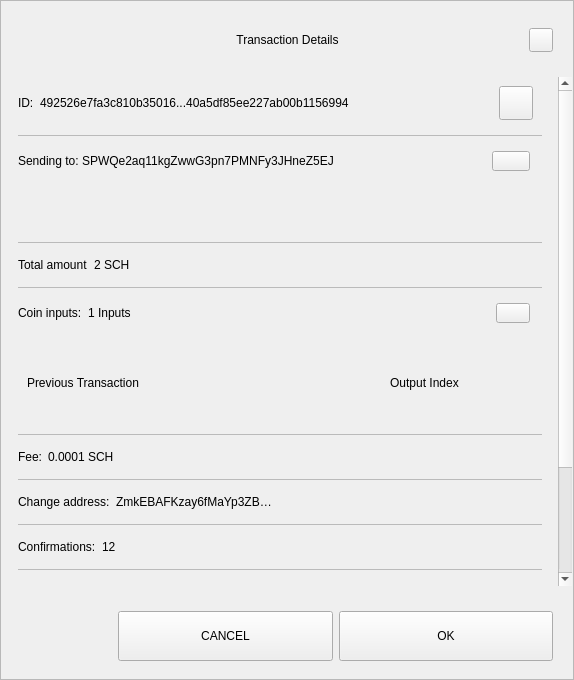
<?xml version="1.0" encoding="UTF-8"?>
<ui version="4.0">
 <class>TxDetailDialog</class>
 <widget class="QWidget" name="TxDetailDialog">
  <property name="geometry">
   <rect>
    <x>0</x>
    <y>0</y>
    <width>574</width>
    <height>680</height>
   </rect>
  </property>
  <property name="sizePolicy">
   <sizepolicy hsizetype="Preferred" vsizetype="Expanding">
    <horstretch>0</horstretch>
    <verstretch>0</verstretch>
   </sizepolicy>
  </property>
  <property name="minimumSize">
   <size>
    <width>574</width>
    <height>500</height>
   </size>
  </property>
  <property name="windowTitle">
   <string>Form</string>
  </property>
  <property name="styleSheet">
   <string notr="true"/>
  </property>
  <layout class="QVBoxLayout" name="verticalLayout_3">
   <property name="spacing">
    <number>0</number>
   </property>
   <property name="leftMargin">
    <number>0</number>
   </property>
   <property name="topMargin">
    <number>0</number>
   </property>
   <property name="rightMargin">
    <number>0</number>
   </property>
   <property name="bottomMargin">
    <number>0</number>
   </property>
   <item>
    <widget class="QFrame" name="frame">
     <property name="sizePolicy">
      <sizepolicy hsizetype="Preferred" vsizetype="Expanding">
       <horstretch>0</horstretch>
       <verstretch>0</verstretch>
      </sizepolicy>
     </property>
     <property name="styleSheet">
      <string notr="true"/>
     </property>
     <property name="frameShape">
      <enum>QFrame::StyledPanel</enum>
     </property>
     <property name="frameShadow">
      <enum>QFrame::Raised</enum>
     </property>
     <layout class="QVBoxLayout" name="verticalLayout">
      <property name="leftMargin">
       <number>0</number>
      </property>
      <property name="rightMargin">
       <number>0</number>
      </property>
      <item>
       <layout class="QHBoxLayout" name="horizontalLayout_3">
        <property name="spacing">
         <number>0</number>
        </property>
        <property name="leftMargin">
         <number>20</number>
        </property>
        <property name="topMargin">
         <number>10</number>
        </property>
        <property name="rightMargin">
         <number>20</number>
        </property>
        <item>
         <spacer name="horizontalSpacer_1">
          <property name="orientation">
           <enum>Qt::Horizontal</enum>
          </property>
          <property name="sizeHint" stdset="0">
           <size>
            <width>40</width>
            <height>20</height>
           </size>
          </property>
         </spacer>
        </item>
        <item>
         <widget class="QLabel" name="labelTitle">
          <property name="minimumSize">
           <size>
            <width>0</width>
            <height>40</height>
           </size>
          </property>
          <property name="maximumSize">
           <size>
            <width>16777215</width>
            <height>40</height>
           </size>
          </property>
          <property name="styleSheet">
           <string notr="true">padding-left:24px;</string>
          </property>
          <property name="text">
           <string>Transaction Details</string>
          </property>
          <property name="alignment">
           <set>Qt::AlignCenter</set>
          </property>
          <property name="margin">
           <number>7</number>
          </property>
         </widget>
        </item>
        <item>
         <spacer name="horizontalSpacer_2">
          <property name="orientation">
           <enum>Qt::Horizontal</enum>
          </property>
          <property name="sizeHint" stdset="0">
           <size>
            <width>40</width>
            <height>20</height>
           </size>
          </property>
         </spacer>
        </item>
        <item>
         <widget class="QPushButton" name="btnEsc">
          <property name="minimumSize">
           <size>
            <width>24</width>
            <height>24</height>
           </size>
          </property>
          <property name="maximumSize">
           <size>
            <width>24</width>
            <height>24</height>
           </size>
          </property>
          <property name="focusPolicy">
           <enum>Qt::NoFocus</enum>
          </property>
          <property name="text">
           <string/>
          </property>
         </widget>
        </item>
       </layout>
      </item>
      <item>
       <spacer name="verticalSpacer">
        <property name="orientation">
         <enum>Qt::Vertical</enum>
        </property>
        <property name="sizeType">
         <enum>QSizePolicy::Fixed</enum>
        </property>
        <property name="sizeHint" stdset="0">
         <size>
          <width>20</width>
          <height>10</height>
         </size>
        </property>
       </spacer>
      </item>
      <item>
       <widget class="QWidget" name="layoutScroll" native="true">
        <property name="minimumSize">
         <size>
          <width>0</width>
          <height>0</height>
         </size>
        </property>
        <layout class="QVBoxLayout" name="verticalLayout_4">
         <property name="leftMargin">
          <number>0</number>
         </property>
         <property name="topMargin">
          <number>0</number>
         </property>
         <property name="rightMargin">
          <number>0</number>
         </property>
         <item>
          <widget class="QScrollArea" name="scrollArea">
           <property name="styleSheet">
            <string notr="true">#scrollArea {
background:transparent;
}</string>
           </property>
           <property name="horizontalScrollBarPolicy">
            <enum>Qt::ScrollBarAlwaysOff</enum>
           </property>
           <property name="sizeAdjustPolicy">
            <enum>QAbstractScrollArea::AdjustIgnored</enum>
           </property>
           <property name="widgetResizable">
            <bool>true</bool>
           </property>
           <property name="alignment">
            <set>Qt::AlignLeading|Qt::AlignLeft|Qt::AlignTop</set>
           </property>
           <widget class="QWidget" name="scrollAreaWidgetContents">
            <property name="geometry">
             <rect>
              <x>0</x>
              <y>0</y>
              <width>556</width>
              <height>672</height>
             </rect>
            </property>
            <property name="autoFillBackground">
             <bool>false</bool>
            </property>
            <property name="styleSheet">
             <string notr="true">#scrollAreaWidgetContents {
background:transparent;
}</string>
            </property>
            <layout class="QVBoxLayout" name="verticalLayout_7">
             <property name="spacing">
              <number>0</number>
             </property>
             <property name="sizeConstraint">
              <enum>QLayout::SetDefaultConstraint</enum>
             </property>
             <property name="leftMargin">
              <number>0</number>
             </property>
             <property name="topMargin">
              <number>0</number>
             </property>
             <property name="rightMargin">
              <number>0</number>
             </property>
             <property name="bottomMargin">
              <number>0</number>
             </property>
             <item>
              <widget class="QWidget" name="content" native="true">
               <layout class="QVBoxLayout" name="verticalLayout_2">
                <property name="leftMargin">
                 <number>16</number>
                </property>
                <property name="topMargin">
                 <number>0</number>
                </property>
                <property name="rightMargin">
                 <number>16</number>
                </property>
                <item>
                 <widget class="QWidget" name="contentID" native="true">
                  <layout class="QHBoxLayout" name="horizontalLayout_12" stretch="0,1,0">
                   <property name="leftMargin">
                    <number>0</number>
                   </property>
                   <item>
                    <widget class="QLabel" name="labelId">
                     <property name="maximumSize">
                      <size>
                       <width>16777215</width>
                       <height>16777215</height>
                      </size>
                     </property>
                     <property name="text">
                      <string>ID:</string>
                     </property>
                    </widget>
                   </item>
                   <item>
                    <widget class="QLabel" name="textId">
                     <property name="text">
                      <string>492526e7fa3c810b35016...40a5df85ee227ab00b1156994</string>
                     </property>
                    </widget>
                   </item>
                   <item>
                    <widget class="QPushButton" name="pushCopy">
                     <property name="minimumSize">
                      <size>
                       <width>34</width>
                       <height>34</height>
                      </size>
                     </property>
                     <property name="maximumSize">
                      <size>
                       <width>34</width>
                       <height>34</height>
                      </size>
                     </property>
                     <property name="focusPolicy">
                      <enum>Qt::NoFocus</enum>
                     </property>
                     <property name="text">
                      <string/>
                     </property>
                     <property name="iconSize">
                      <size>
                       <width>24</width>
                       <height>24</height>
                      </size>
                     </property>
                    </widget>
                   </item>
                  </layout>
                 </widget>
                </item>
                <item>
                 <widget class="QLabel" name="labelDivider9">
                  <property name="maximumSize">
                   <size>
                    <width>16777215</width>
                    <height>1</height>
                   </size>
                  </property>
                  <property name="styleSheet">
                   <string notr="true">background-color:#bababa;</string>
                  </property>
                  <property name="text">
                   <string/>
                  </property>
                 </widget>
                </item>
                <item>
                 <widget class="QWidget" name="contentOutputs" native="true">
                  <layout class="QHBoxLayout" name="horizontalLayout_11" stretch="0,3,0">
                   <property name="spacing">
                    <number>0</number>
                   </property>
                   <property name="leftMargin">
                    <number>0</number>
                   </property>
                   <property name="rightMargin">
                    <number>12</number>
                   </property>
                   <item>
                    <widget class="QLabel" name="labelSend">
                     <property name="maximumSize">
                      <size>
                       <width>16777215</width>
                       <height>16777215</height>
                      </size>
                     </property>
                     <property name="text">
                      <string>Sending to: </string>
                     </property>
                    </widget>
                   </item>
                   <item>
                    <widget class="QLabel" name="textSend">
                     <property name="text">
                      <string>SPWQe2aq11kgZwwG3pn7PMNFy3JHneZ5EJ </string>
                     </property>
                    </widget>
                   </item>
                   <item>
                    <widget class="QPushButton" name="pushOutputs">
                     <property name="minimumSize">
                      <size>
                       <width>34</width>
                       <height>20</height>
                      </size>
                     </property>
                     <property name="maximumSize">
                      <size>
                       <width>38</width>
                       <height>20</height>
                      </size>
                     </property>
                     <property name="focusPolicy">
                      <enum>Qt::NoFocus</enum>
                     </property>
                     <property name="styleSheet">
                      <string notr="true"/>
                     </property>
                     <property name="text">
                      <string/>
                     </property>
                    </widget>
                   </item>
                  </layout>
                 </widget>
                </item>
                <item>
                 <widget class="QScrollArea" name="outputsScrollArea">
                  <property name="minimumSize">
                   <size>
                    <width>0</width>
                    <height>50</height>
                   </size>
                  </property>
                  <property name="styleSheet">
                   <string notr="true">#outputsScrollArea {
background:transparent;
}</string>
                  </property>
                  <property name="widgetResizable">
                   <bool>true</bool>
                  </property>
                  <widget class="QWidget" name="container_outputs_base">
                   <property name="geometry">
                    <rect>
                     <x>0</x>
                     <y>0</y>
                     <width>522</width>
                     <height>48</height>
                    </rect>
                   </property>
                   <property name="styleSheet">
                    <string notr="true">#container_outputs_base {
background:transparent;
}</string>
                   </property>
                  </widget>
                 </widget>
                </item>
                <item>
                 <widget class="QLabel" name="labelDivider8">
                  <property name="maximumSize">
                   <size>
                    <width>16777215</width>
                    <height>1</height>
                   </size>
                  </property>
                  <property name="styleSheet">
                   <string notr="true">background-color:#bababa;</string>
                  </property>
                  <property name="text">
                   <string/>
                  </property>
                 </widget>
                </item>
                <item>
                 <widget class="QWidget" name="contentAmount" native="true">
                  <layout class="QHBoxLayout" name="horizontalLayout_4" stretch="0,1">
                   <property name="leftMargin">
                    <number>0</number>
                   </property>
                   <item>
                    <widget class="QLabel" name="labelAmount">
                     <property name="maximumSize">
                      <size>
                       <width>16777215</width>
                       <height>16777215</height>
                      </size>
                     </property>
                     <property name="text">
                      <string>Total amount</string>
                     </property>
                    </widget>
                   </item>
                   <item>
                    <widget class="QLabel" name="textAmount">
                     <property name="text">
                      <string>2 SCH</string>
                     </property>
                    </widget>
                   </item>
                  </layout>
                 </widget>
                </item>
                <item>
                 <widget class="QLabel" name="labelDivider6">
                  <property name="maximumSize">
                   <size>
                    <width>16777215</width>
                    <height>1</height>
                   </size>
                  </property>
                  <property name="styleSheet">
                   <string notr="true">background-color:#bababa;</string>
                  </property>
                  <property name="text">
                   <string/>
                  </property>
                 </widget>
                </item>
                <item>
                 <widget class="QWidget" name="contentInputs" native="true">
                  <layout class="QHBoxLayout" name="horizontalLayout" stretch="0,2,0">
                   <property name="leftMargin">
                    <number>0</number>
                   </property>
                   <property name="rightMargin">
                    <number>12</number>
                   </property>
                   <item>
                    <widget class="QLabel" name="labelInputs">
                     <property name="sizePolicy">
                      <sizepolicy hsizetype="Minimum" vsizetype="Preferred">
                       <horstretch>0</horstretch>
                       <verstretch>0</verstretch>
                      </sizepolicy>
                     </property>
                     <property name="maximumSize">
                      <size>
                       <width>16777215</width>
                       <height>16777215</height>
                      </size>
                     </property>
                     <property name="text">
                      <string>Coin inputs:</string>
                     </property>
                    </widget>
                   </item>
                   <item>
                    <widget class="QLabel" name="textInputs">
                     <property name="text">
                      <string>1 Inputs</string>
                     </property>
                    </widget>
                   </item>
                   <item>
                    <widget class="QPushButton" name="pushInputs">
                     <property name="maximumSize">
                      <size>
                       <width>34</width>
                       <height>20</height>
                      </size>
                     </property>
                     <property name="focusPolicy">
                      <enum>Qt::NoFocus</enum>
                     </property>
                     <property name="styleSheet">
                      <string notr="true"/>
                     </property>
                     <property name="text">
                      <string/>
                     </property>
                    </widget>
                   </item>
                  </layout>
                 </widget>
                </item>
                <item>
                 <widget class="QFrame" name="gridInputs">
                  <property name="sizePolicy">
                   <sizepolicy hsizetype="Preferred" vsizetype="MinimumExpanding">
                    <horstretch>0</horstretch>
                    <verstretch>0</verstretch>
                   </sizepolicy>
                  </property>
                  <property name="minimumSize">
                   <size>
                    <width>0</width>
                    <height>90</height>
                   </size>
                  </property>
                  <layout class="QGridLayout" name="gridLayoutInput" columnstretch="5,2" rowminimumheight="0">
                   <property name="sizeConstraint">
                    <enum>QLayout::SetMaximumSize</enum>
                   </property>
                   <property name="verticalSpacing">
                    <number>0</number>
                   </property>
                   <item row="0" column="0" alignment="Qt::AlignLeft">
                    <widget class="QLabel" name="labelTitlePrevTx">
                     <property name="text">
                      <string>Previous Transaction</string>
                     </property>
                    </widget>
                   </item>
                   <item row="0" column="1" alignment="Qt::AlignLeft">
                    <widget class="QLabel" name="labelOutputIndex">
                     <property name="text">
                      <string>Output Index</string>
                     </property>
                     <property name="alignment">
                      <set>Qt::AlignCenter</set>
                     </property>
                    </widget>
                   </item>
                  </layout>
                 </widget>
                </item>
                <item>
                 <widget class="QLabel" name="labelDivider1">
                  <property name="maximumSize">
                   <size>
                    <width>16777215</width>
                    <height>1</height>
                   </size>
                  </property>
                  <property name="styleSheet">
                   <string notr="true">background-color:#bababa;</string>
                  </property>
                  <property name="text">
                   <string/>
                  </property>
                 </widget>
                </item>
                <item>
                 <widget class="QWidget" name="contentFee" native="true">
                  <layout class="QHBoxLayout" name="horizontalLayout_7" stretch="0,1">
                   <property name="leftMargin">
                    <number>0</number>
                   </property>
                   <item>
                    <widget class="QLabel" name="labelFee">
                     <property name="maximumSize">
                      <size>
                       <width>16777215</width>
                       <height>16777215</height>
                      </size>
                     </property>
                     <property name="text">
                      <string>Fee:</string>
                     </property>
                    </widget>
                   </item>
                   <item>
                    <widget class="QLabel" name="textFee">
                     <property name="text">
                      <string>0.0001 SCH</string>
                     </property>
                    </widget>
                   </item>
                  </layout>
                 </widget>
                </item>
                <item>
                 <widget class="QLabel" name="labelDivider2">
                  <property name="maximumSize">
                   <size>
                    <width>16777215</width>
                    <height>1</height>
                   </size>
                  </property>
                  <property name="styleSheet">
                   <string notr="true">background-color:#bababa;</string>
                  </property>
                  <property name="text">
                   <string/>
                  </property>
                 </widget>
                </item>
                <item>
                 <widget class="QWidget" name="contentChangeAddress" native="true">
                  <layout class="QHBoxLayout" name="horizontalLayout_6" stretch="0,1">
                   <property name="leftMargin">
                    <number>0</number>
                   </property>
                   <item>
                    <widget class="QLabel" name="labelChange">
                     <property name="maximumSize">
                      <size>
                       <width>16777215</width>
                       <height>16777215</height>
                      </size>
                     </property>
                     <property name="text">
                      <string>Change address:</string>
                     </property>
                    </widget>
                   </item>
                   <item>
                    <widget class="QLabel" name="textChange">
                     <property name="text">
                      <string>ZmkEBAFKzay6fMaYp3ZB… </string>
                     </property>
                    </widget>
                   </item>
                  </layout>
                 </widget>
                </item>
                <item>
                 <widget class="QLabel" name="labelDivider4">
                  <property name="maximumSize">
                   <size>
                    <width>16777215</width>
                    <height>1</height>
                   </size>
                  </property>
                  <property name="styleSheet">
                   <string notr="true">background-color:#bababa;</string>
                  </property>
                  <property name="text">
                   <string/>
                  </property>
                 </widget>
                </item>
                <item>
                 <widget class="QWidget" name="contentConfirmations" native="true">
                  <layout class="QHBoxLayout" name="horizontalLayout_8" stretch="0,1">
                   <property name="leftMargin">
                    <number>0</number>
                   </property>
                   <item>
                    <widget class="QLabel" name="labelConfirmations">
                     <property name="maximumSize">
                      <size>
                       <width>16777215</width>
                       <height>16777215</height>
                      </size>
                     </property>
                     <property name="text">
                      <string>Confirmations:</string>
                     </property>
                    </widget>
                   </item>
                   <item>
                    <widget class="QLabel" name="textConfirmations">
                     <property name="text">
                      <string>12</string>
                     </property>
                    </widget>
                   </item>
                  </layout>
                 </widget>
                </item>
                <item>
                 <widget class="QLabel" name="labelDivider7">
                  <property name="maximumSize">
                   <size>
                    <width>16777215</width>
                    <height>1</height>
                   </size>
                  </property>
                  <property name="styleSheet">
                   <string notr="true">background-color:#bababa;</string>
                  </property>
                  <property name="text">
                   <string/>
                  </property>
                 </widget>
                </item>
                <item>
                 <widget class="QWidget" name="contentSize" native="true">
                  <layout class="QHBoxLayout" name="horizontalLayout_9" stretch="0,1">
                   <property name="leftMargin">
                    <number>0</number>
                   </property>
                   <item>
                    <widget class="QLabel" name="labelSize">
                     <property name="maximumSize">
                      <size>
                       <width>16777215</width>
                       <height>16777215</height>
                      </size>
                     </property>
                     <property name="text">
                      <string>Size:</string>
                     </property>
                    </widget>
                   </item>
                   <item>
                    <widget class="QLabel" name="textSize">
                     <property name="text">
                      <string>2 kB</string>
                     </property>
                    </widget>
                   </item>
                  </layout>
                 </widget>
                </item>
                <item>
                 <widget class="QLabel" name="labelDivider3">
                  <property name="maximumSize">
                   <size>
                    <width>16777215</width>
                    <height>1</height>
                   </size>
                  </property>
                  <property name="styleSheet">
                   <string notr="true">background-color:#bababa;</string>
                  </property>
                  <property name="text">
                   <string/>
                  </property>
                 </widget>
                </item>
                <item>
                 <widget class="QWidget" name="contentDate" native="true">
                  <layout class="QHBoxLayout" name="horizontalLayout_5" stretch="0,1">
                   <property name="leftMargin">
                    <number>0</number>
                   </property>
                   <item>
                    <widget class="QLabel" name="labelDate">
                     <property name="maximumSize">
                      <size>
                       <width>16777215</width>
                       <height>16777215</height>
                      </size>
                     </property>
                     <property name="text">
                      <string>Date:</string>
                     </property>
                    </widget>
                   </item>
                   <item>
                    <widget class="QLabel" name="textDate">
                     <property name="text">
                      <string>May 25, 2017</string>
                     </property>
                    </widget>
                   </item>
                  </layout>
                 </widget>
                </item>
                <item>
                 <widget class="QLabel" name="labelDivider5">
                  <property name="maximumSize">
                   <size>
                    <width>16777215</width>
                    <height>1</height>
                   </size>
                  </property>
                  <property name="styleSheet">
                   <string notr="true">background-color:#bababa;</string>
                  </property>
                  <property name="text">
                   <string/>
                  </property>
                 </widget>
                </item>
                <item>
                 <widget class="QWidget" name="contentStatus" native="true">
                  <layout class="QHBoxLayout" name="horizontalLayout_10" stretch="0,1">
                   <property name="leftMargin">
                    <number>0</number>
                   </property>
                   <item>
                    <widget class="QLabel" name="labelStatus">
                     <property name="maximumSize">
                      <size>
                       <width>16777215</width>
                       <height>16777215</height>
                      </size>
                     </property>
                     <property name="text">
                      <string>Status:</string>
                     </property>
                    </widget>
                   </item>
                   <item>
                    <widget class="QLabel" name="textStatus">
                     <property name="text">
                      <string>Spendable</string>
                     </property>
                    </widget>
                   </item>
                  </layout>
                 </widget>
                </item>
                <item>
                 <spacer name="verticalSpacer_2">
                  <property name="orientation">
                   <enum>Qt::Vertical</enum>
                  </property>
                  <property name="sizeType">
                   <enum>QSizePolicy::Expanding</enum>
                  </property>
                  <property name="sizeHint" stdset="0">
                   <size>
                    <width>20</width>
                    <height>10</height>
                   </size>
                  </property>
                 </spacer>
                </item>
                <item>
                 <widget class="QLabel" name="labelWarning">
                  <property name="text">
                   <string>TextLabel</string>
                  </property>
                  <property name="alignment">
                   <set>Qt::AlignCenter</set>
                  </property>
                 </widget>
                </item>
               </layout>
              </widget>
             </item>
            </layout>
           </widget>
          </widget>
         </item>
        </layout>
       </widget>
      </item>
      <item>
       <widget class="QWidget" name="containerButtons" native="true">
        <layout class="QHBoxLayout" name="horizontalLayout1" stretch="1,2,2">
         <property name="leftMargin">
          <number>10</number>
         </property>
         <property name="rightMargin">
          <number>20</number>
         </property>
         <item>
          <spacer name="horizontalSpacer_3">
           <property name="orientation">
            <enum>Qt::Horizontal</enum>
           </property>
           <property name="sizeHint" stdset="0">
            <size>
             <width>40</width>
             <height>20</height>
            </size>
           </property>
          </spacer>
         </item>
         <item>
          <widget class="QPushButton" name="btnCancel">
           <property name="minimumSize">
            <size>
             <width>200</width>
             <height>50</height>
            </size>
           </property>
           <property name="focusPolicy">
            <enum>Qt::NoFocus</enum>
           </property>
           <property name="text">
            <string>CANCEL</string>
           </property>
          </widget>
         </item>
         <item>
          <widget class="QPushButton" name="btnSave">
           <property name="minimumSize">
            <size>
             <width>200</width>
             <height>50</height>
            </size>
           </property>
           <property name="focusPolicy">
            <enum>Qt::NoFocus</enum>
           </property>
           <property name="text">
            <string>OK</string>
           </property>
          </widget>
         </item>
        </layout>
       </widget>
      </item>
     </layout>
    </widget>
   </item>
  </layout>
 </widget>
 <resources/>
 <connections/>
</ui>
